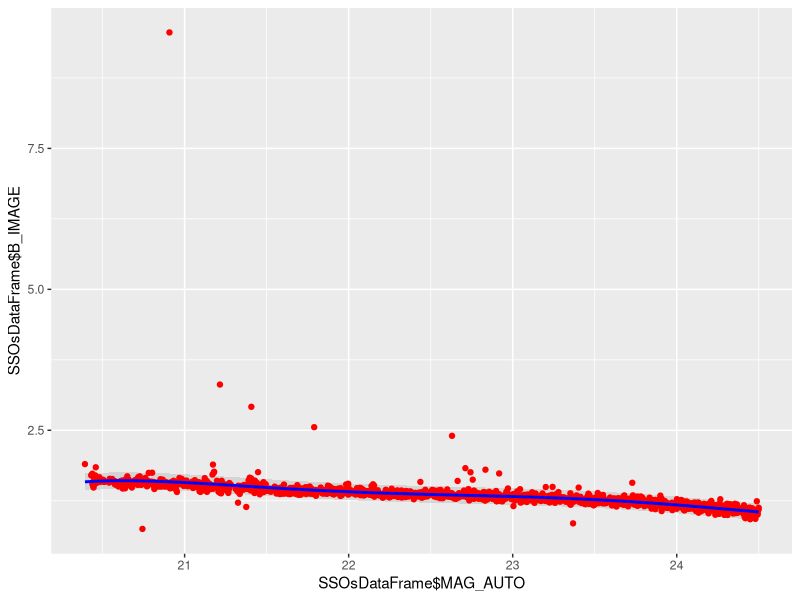

Reproduce this figure in R.
# Read CSV into R
SSOsDataFrame <- read.csv(file="ssos_2_lower_24_5.csv", header=TRUE, sep=",")
StarsDataFrame <- read.csv(file="scamp_stars.csv", header=TRUE, sep=",")

library(MASS)
library(ggplot2)
library(boot)

cv_MSE_k10 <- rep(NA,10)

for (i in 1:10) {
  modelo <- glm(B_IMAGE ~ poly(MAG_AUTO, i, raw=TRUE), data = SSOsDataFrame)
  set.seed(17)
  cv_MSE_k10[i] <- cv.glm(data = SSOsDataFrame, glmfit = modelo, K = 10)$delta[1]
}
p4 <- ggplot(data = data.frame(polinomio = 1:10, cv_MSE = cv_MSE_k10),
             aes(x = polinomio, y = cv_MSE)) +
      geom_point(colour = c("firebrick3")) +
      geom_path()
p4 <- p4 + theme(panel.grid.major = element_line(colour  =  'gray90'))
p4 <- p4 + theme(plot.title = element_text(face  =  'bold'))
p4 <- p4 + theme(panel.background = element_rect(fill  =  'gray98'))
p4 <- p4 + labs(title  =  'Test Error ~ Grado del polinomio')
p4 <- p4 + scale_x_continuous(breaks = 1:10)
# print(p4)

out <- ggplot(data = SSOsDataFrame, aes(x = MAG_AUTO, y = B_IMAGE)) +
              geom_point(color = "grey30", alpha = 0.3) + 
              geom_smooth(method = "lm", formula = y ~ poly(x, 5, raw=TRUE), color = "red") +
              labs(title = "Polinomio de grado 1: wage ~ age") +
              theme_bw() +
              theme(plot.title = element_text(hjust = 0.5))

# print(out)

# Ajuste hasta 24'5
modelo_poli5 <- lm(B_IMAGE ~ poly(MAG_AUTO, 5, raw=TRUE), data = SSOsDataFrame)
# print(summary(modelo_poli5))
# print(modelo_poli5$coefficients)

prediction.level <- 0.5
mpi <- cbind(SSOsDataFrame, predict(modelo_poli5, interval = "prediction", level = prediction.level))
out_2 <- ggplot(mpi, aes(x = SSOsDataFrame$MAG_AUTO)) +
                geom_ribbon(aes(ymin = lwr, ymax = upr), fill = "gray", alpha = 0.5) +
                geom_point(aes(y = SSOsDataFrame$B_IMAGE), color = "red") +
                # points(x = StarsDataFrame$MAG_AUTO, y = StarsDataFrame$B_IMAGE, color = "black") +
                geom_line(aes(y = fit), colour = "blue", size = 1)
# print(summary(mpi$fit))
print(out_2)

new.MAG_AUTO <- data.frame(wt=c(1.7, 2.4, 3.6))
out_3 <- predict(modelo_poli5, new_data = SSOsDataFrame$MAG_AUTO, se.fit = TRUE, scale = NULL, df = Inf,
                 interval = c("prediction"), level = prediction.level, type = c("response"))

out_matrix <- out_3$fit
fit_list <- out_matrix[, "fit"]
lwr_list <- out_matrix[, "lwr"]
upr_list <- out_matrix[, "upr"]

upr_limit = lm(upr_list ~ poly(SSOsDataFrame$MAG_AUTO, 5, raw=TRUE))
# print(upr_limit$coefficients)
lwr_limit = lm(lwr_list ~ poly(SSOsDataFrame$MAG_AUTO, 5, raw=TRUE))
print(lwr_limit$coefficients)
# plot(SSOsDataFrame$MAG_AUTO, lwr_list)
